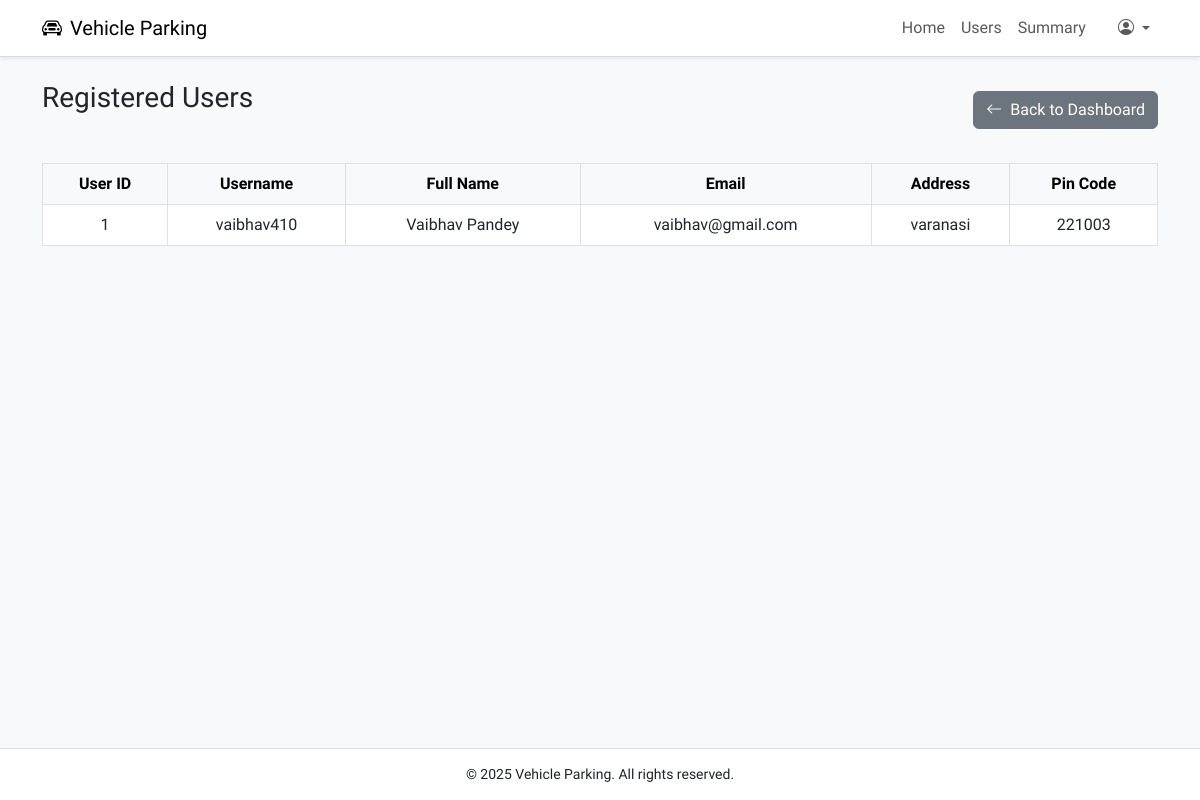
The app's page /admin/users (signed in) with its own data.
### models.py (models this page shows, shortened)
class User(db.Model, UserMixin):
    __tablename__ = 'user'
    id = db.Column(db.Integer, primary_key=True)
    username = db.Column(db.String(100), unique=True, nullable=False)
    full_name = db.Column(db.String(100), nullable=False)
    email = db.Column(db.String(100), unique=True, nullable=False)
    password_hash = db.Column(db.String(200), nullable=False)
    address = db.Column(db.String(200))
    pin_code = db.Column(db.String(10))
    role = db.Column(db.String(20), nullable=False, default='user')
    created_at = db.Column(db.DateTime, default=datetime.utcnow)
    reservations = db.relationship('Reservation', backref='user', lazy=True)

### controllers/admin.py (the view)
@admin_bp.route('/users')
@login_required
@admin_required
def view_users():
    users = User.query.all()
    return render_template('admin/user_list.html', users=users)

### app.py (called while the page is built)
@login_manager.user_loader
def load_user(user_id):
    user_info = session.get('user_info')
    if not user_info:
        return None
    role = user_info.get('role')
    if role == 'user':
        return User.query.get(int(user_id))
    elif role == 'admin':
        return Admin.query.get(int(user_id))
    return None

### templates/admin/user_list.html (shortened to what this page needs)
{% extends 'base.html' %}
{% block content %}
<div class="container py-4">
    <div class="d-flex justify-content-between align-items-center mb-4">
        <h3 class="mb-4">Registered Users</h3>
        <a href="{{ url_for('admin.dashboard') }}" class="btn btn-secondary">
                <i class="bi bi-arrow-left me-1"></i> Back to Dashboard
        </a>
    </div>
    <div class="table-responsive">
        <table class="table table-bordered table-hover align-middle text-center">
            <thead class="table-light">
                <tr>
                    <th>User ID</th>
                    <th>Username</th>
                    <th>Full Name</th>
                    <th>Email</th>
                    <th>Address</th>
                    <th>Pin Code</th>
                </tr>
            </thead>
            <tbody>
                {% for user in users %}
                <tr>
                    <td>{{ user.id }}</td>
                    <td>{{ user.username }}</td>
                    <td>{{ user.full_name }}</td>
                    <td>{{ user.email }}</td>
                    <td>{{ user.address or '—' }}</td>
                    <td>{{ user.pin_code or '—' }}</td>
                </tr>
                {% endfor %}
            </tbody>
        </table>
    </div>
</div>
{% endblock %}

### templates/base.html (style rules this page uses)
body { font-family: 'Afacad',sans-serif; background-color: #f8f9fa; display: flex; flex-direction: column; min-height: 100vh; font-size: 16px; }

### records on screen
User: id "1", username "vaibhav410", full_name "Vaibhav Pandey", email "vaibhav@gmail.com", address "varanasi", pin_code "221003"
